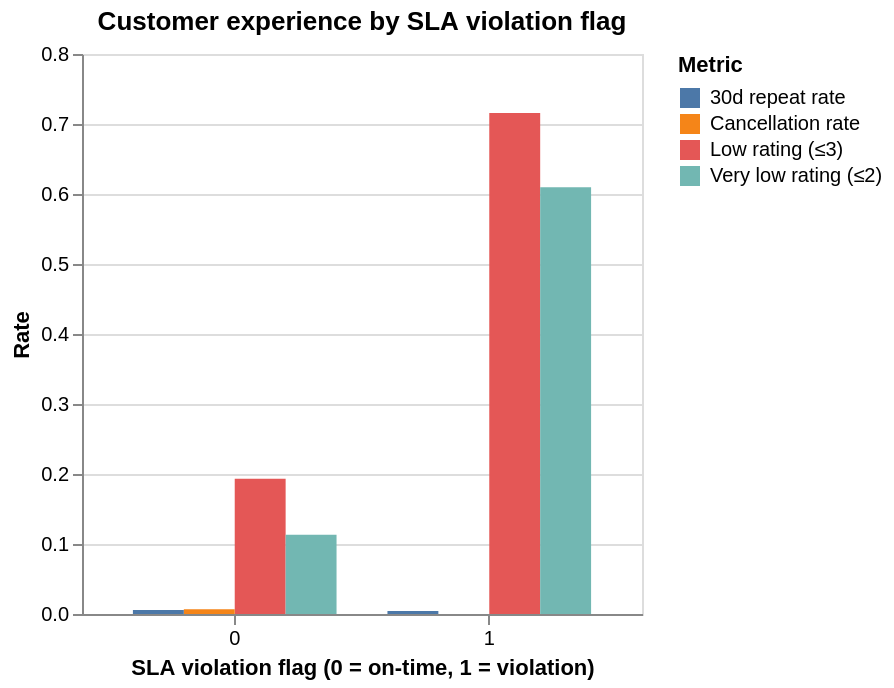

Notebook code for this chart:
### Code cell
# Prepare data for visualization: low rating, very low rating, cancellation, repeat rate
level1_long = (
    level1_sla.melt(
        id_vars=["sla_flag", "orders"],
        value_vars=[
            "low_rating_rate",
            "very_low_rating_rate",
            "cancel_rate",
            "repeat_rate",
        ],
        var_name="metric",
        value_name="value",
    )
    .assign(
        metric=lambda d: d["metric"].map(
            {
                "low_rating_rate": "Low rating (≤3)",
                "very_low_rating_rate": "Very low rating (≤2)",
                "cancel_rate": "Cancellation rate",
                "repeat_rate": "30d repeat rate",
            }
        )
    )
)

base = alt.Chart(level1_long).encode(
    x=alt.X(
        "sla_flag:N",
        title="SLA violation flag (0 = on-time, 1 = violation)",
        axis=alt.Axis(labelAngle=0),
    ),
    y=alt.Y("value:Q", title="Rate"),
    color=alt.Color("metric:N", title="Metric"),
)

bars = base.mark_bar().encode(
    xOffset="metric:N",
)

(bars).properties(
    title="Customer experience by SLA violation flag",
    width=280,
    height=280,
)

### Figure 1 — Vega-Lite specification as saved in the notebook (floating-point values rounded to 4 significant figures)
{"config": {"view": {"continuousWidth": 300, "continuousHeight": 300}}, "data": {"name": "data-f66fcb8e7c0e1778dc23be86c0fdf3e4"}, "mark": {"type": "bar"}, "encoding": {"color": {"field": "metric", "title": "Metric", "type": "nominal"}, "x": {"axis": {"labelAngle": 0}, "field": "sla_flag", "title": "SLA violation flag (0 = on-time, 1 = violation)", "type": "nominal"}, "xOffset": {"field": "metric", "type": "nominal"}, "y": {"field": "value", "title": "Rate", "type": "quantitative"}}, "height": 280, "title": "Customer experience by SLA violation flag", "width": 280, "$schema": "https://vega.github.io/schema/vega-lite/v6.1.0.json", "datasets": {"data-f66fcb8e7c0e1778dc23be86c0fdf3e4": [{"sla_flag": 0, "orders": 92906, "metric": "Low rating (≤3)", "value": 0.1933}, {"sla_flag": 1, "orders": 6535, "metric": "Low rating (≤3)", "value": 0.7158}, {"sla_flag": 0, "orders": 92906, "metric": "Very low rating (≤2)", "value": 0.1132}, {"sla_flag": 1, "orders": 6535, "metric": "Very low rating (≤2)", "value": 0.6095}, {"sla_flag": 0, "orders": 92906, "metric": "Cancellation rate", "value": 0.006722}, {"sla_flag": 1, "orders": 6535, "metric": "Cancellation rate", "value": 0.0001524}, {"sla_flag": 0, "orders": 92906, "metric": "30d repeat rate", "value": 0.005598}, {"sla_flag": 1, "orders": 6535, "metric": "30d repeat rate", "value": 0.004266}]}}
